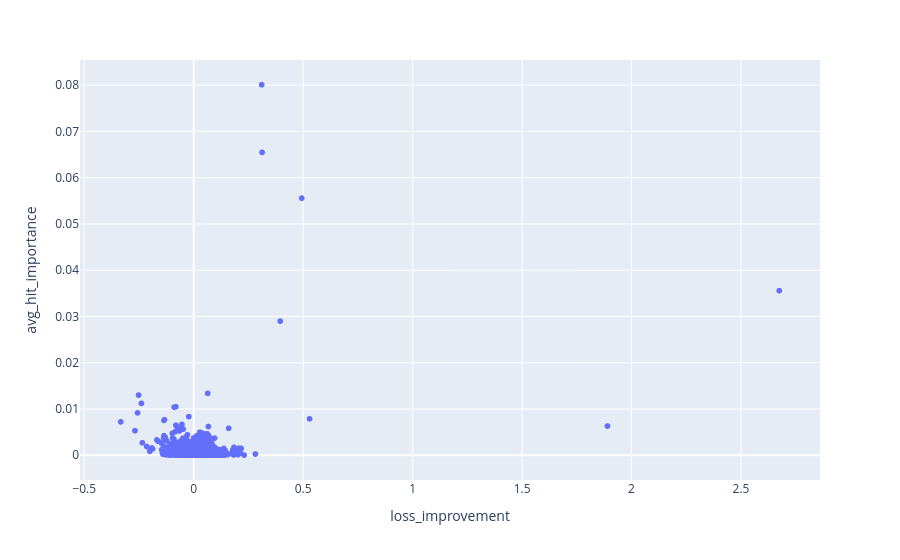

The notebook cell saved with this chart:
### Code cell
fig = px.scatter(df, x="loss_improvement", y="avg_hit_importance")
fig.show()

### Figure 1 — Plotly figure (JSON) as saved in the notebook; plotly's stock layout.template omitted (floating-point values rounded to 4 significant figures; data arrays with more than 128 entries replaced by an {"elided": "..."} marker saying what was removed)
{"data": [{"hovertemplate": "loss_improvement=%{x}<br>avg_hit_importance=%{y}<extra></extra>", "legendgroup": "", "marker": {"color": "#636efa", "symbol": "circle"}, "mode": "markers", "name": "", "showlegend": false, "type": "scattergl", "x": {"elided": "1118 float values"}, "xaxis": "x", "y": {"elided": "1118 float values"}, "yaxis": "y"}], "layout": {"legend": {"tracegroupgap": 0}, "margin": {"t": 60}, "xaxis": {"anchor": "y", "domain": [0, 1], "title": {"text": "loss_improvement"}}, "yaxis": {"anchor": "x", "domain": [0, 1], "title": {"text": "avg_hit_importance"}}}}
